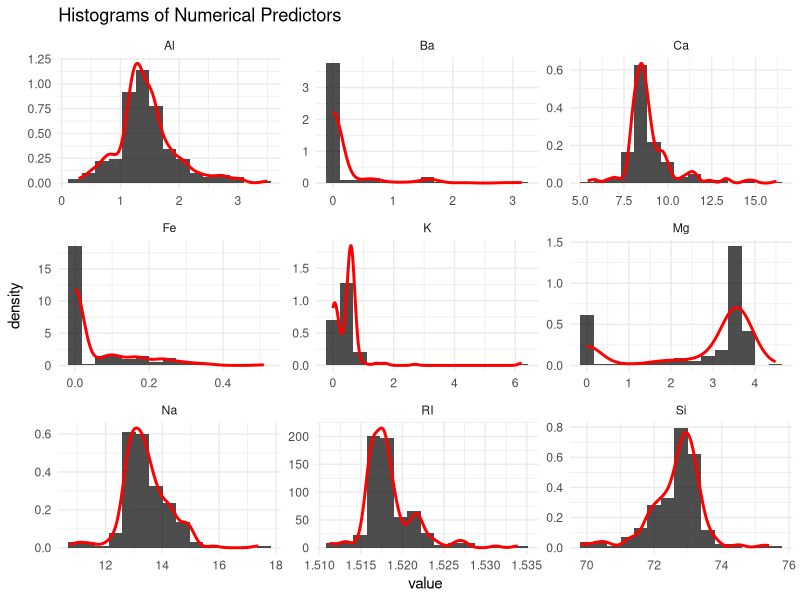
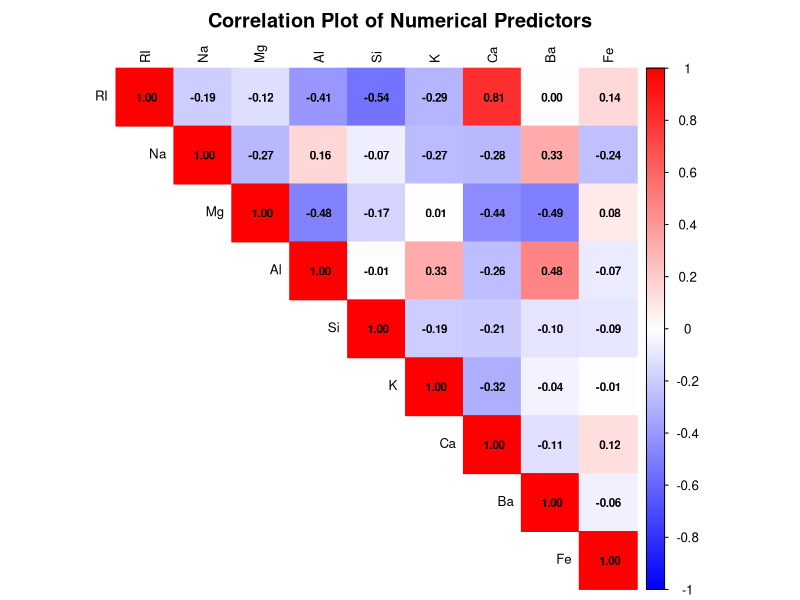
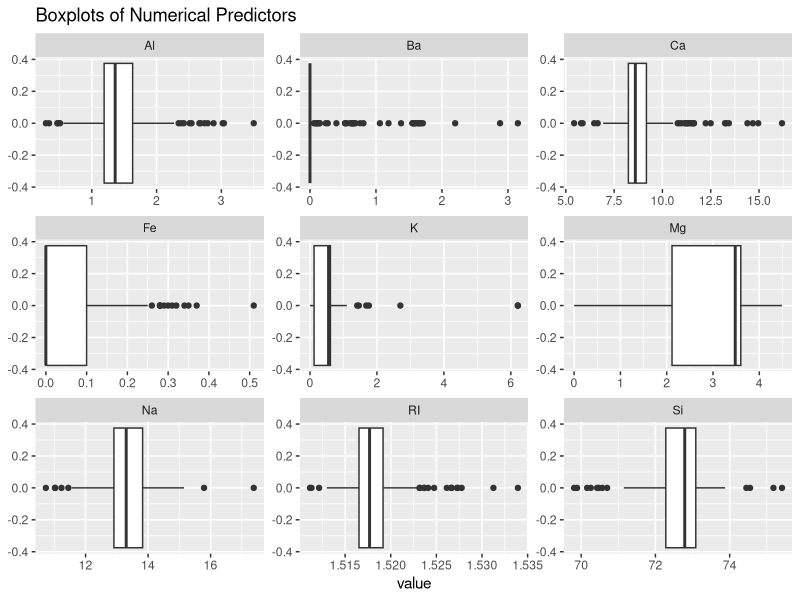
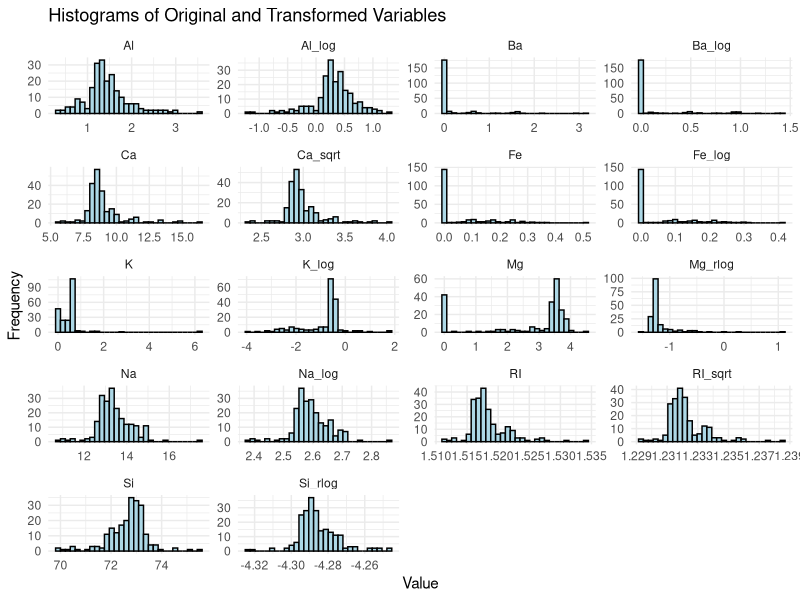
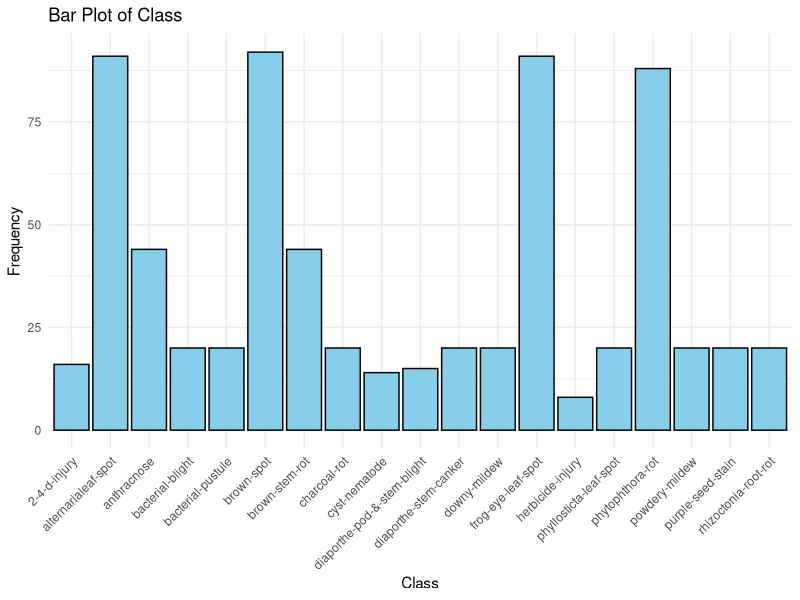
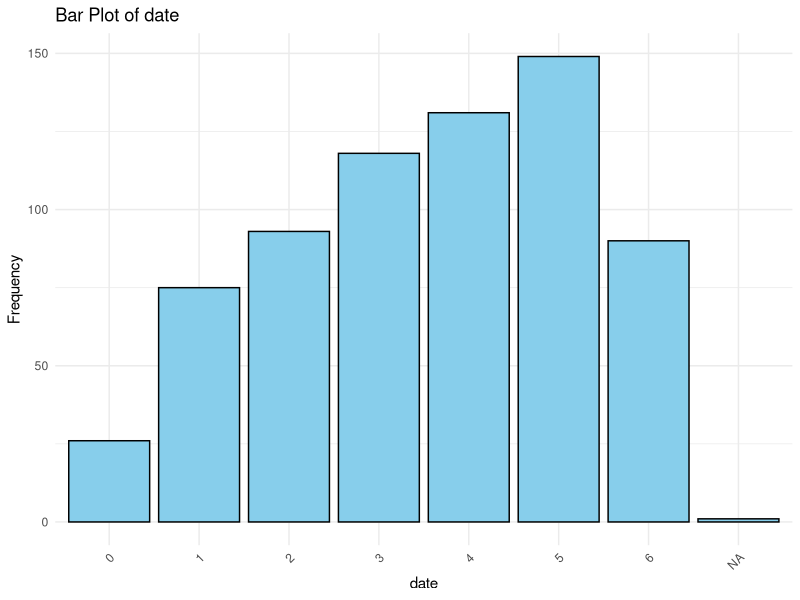
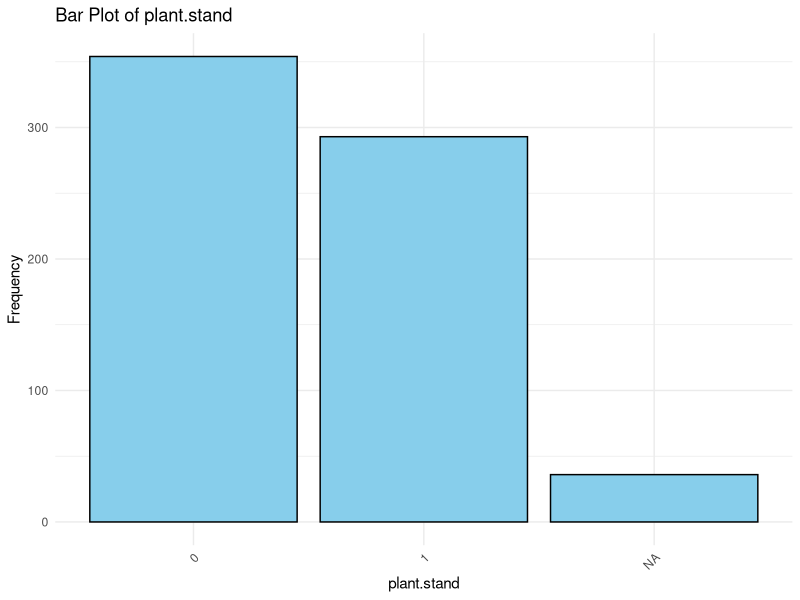
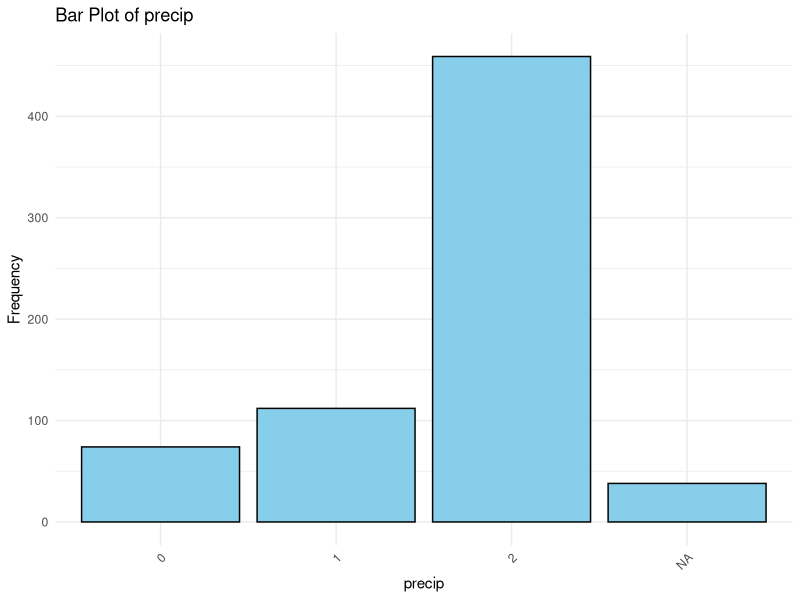

These figures' R source, in order:
## ---- chunk 1
knitr::opts_chunk$set(echo = TRUE)
## ---- chunk 2
library(ggplot2)
library(gridExtra)
library(dplyr) 
library(tidyverse)
library(corrplot)
library(tidyr)
library(caret)


#install.packages('mlbench')
library(mlbench)
data(Glass)
str(Glass)
## ---- chunk 3
# Create individual histograms for each predictor with density line
Glass %>%
  keep(is.numeric) %>%
  gather() %>%
  ggplot(aes(value)) + 
  geom_histogram(aes(y=..density..), bins = 15, fill="black", alpha=0.7) + 
  geom_density(color="red", size=1) + 
  facet_wrap(~key, scales = 'free') +
  ggtitle("Histograms of Numerical Predictors") +
  theme_minimal()

# Compute the correlation matrix for numerical variables 
cor_matrix <- cor(Glass[, sapply(Glass, is.numeric)])

# Generate the correlation plot
corrplot(cor_matrix, method = "color", type = "upper", 
         tl.col = "black", tl.cex = 0.8, 
         addCoef.col = "black", number.cex = 0.7, 
         col = colorRampPalette(c("blue", "white", "red"))(200),
         title = "Correlation Plot of Numerical Predictors", 
         mar = c(0, 0, 2, 0))

# Create the boxplot for numerical variables 
Glass %>%
  keep(is.numeric) %>%
  gather() %>%
  ggplot(aes(value)) + 
  geom_boxplot() + 
  facet_wrap(~key, scales = 'free') +
  ggtitle("Boxplots of Numerical Predictors")


## ---- chunk 4
# Step 1: Identify skewness (we assume variables are already identified as skewed)

# Step 2: Apply transformations based on the skewness of the predictors
Glass_transformed <- Glass %>%
  mutate(
    # Log transformations for right-skewed variables
    Na_log = log(Na),
    Al_log = log(Al),
    K_log = log(K),
    Ba_log = log(Ba + 1),  # Adding 1 to avoid log(0)
    Fe_log = log(Fe + 1),  # Adding 1 to avoid log(0)
    
    # Reverse log transformations for left-skewed variables
    Mg_rlog = -log(Mg),
    Si_rlog = -log(Si),
    
    # Square root transformations for slightly skewed variables
    Ca_sqrt = sqrt(Ca),
    RI_sqrt = sqrt(RI)
  )

# Step 3: Check histograms before and after transformation

# Gather data for visualization before and after transformations
Glass_long <- Glass_transformed %>%
  select(Na, Na_log, Al, Al_log, K, K_log, Ba, Ba_log, Fe, Fe_log, Mg, Mg_rlog, Si, Si_rlog, Ca, Ca_sqrt, RI, RI_sqrt) %>%
  pivot_longer(cols = everything(), names_to = "Variable", values_to = "Value")

# Plot histograms of the original and transformed variables
ggplot(Glass_long, aes(x = Value)) +
  geom_histogram(bins = 30, fill = "lightblue", color = "black") +
  facet_wrap(~Variable, scales = "free", ncol = 4) +
  labs(title = "Histograms of Original and Transformed Variables", x = "Value", y = "Frequency") +
  theme_minimal()

## ---- chunk 5
library(mlbench)
data(Soybean)
## See ?Soybean for details
## ?Soybean
## ---- chunk 6

# Check the structure to identify categorical variables
str(Soybean)

# Identify categorical columns
categorical_columns <- names(Soybean)[sapply(Soybean, is.factor)]

# Create bar plots for each categorical variable
for (col in categorical_columns) {
  # Create the bar plot
  p <- ggplot(Soybean, aes_string(x = col)) +
    geom_bar(fill = "skyblue", color = "black") +
    theme_minimal() +
    labs(title = paste("Bar Plot of", col), x = col, y = "Frequency") +
    theme(axis.text.x = element_text(angle = 45, hjust = 1))
  
  # Print the plot
  print(p)
}                                      
## ---- chunk 7
# Loop through each categorical variable and calculate the proportion of each category
for (col in categorical_columns) {
  cat("Distribution of", col, ":\n")
  print(prop.table(table(Soybean[[col]])))
  cat("\n")
}
## ---- chunk 8
# Check overall proportion of missing data
total_missing <- sum(is.na(Soybean)) / (nrow(Soybean) * ncol(Soybean)) * 100
cat("Overall percentage of missing data: ", total_missing, "%\n\n")

# Check missing data for each predictor
missing_data_summary <- colSums(is.na(Soybean)) / nrow(Soybean) * 100
cat("Missing data percentage for each predictor:\n")
print(missing_data_summary)

# Visualize missing data distribution across predictors
missing_data_df <- data.frame(
  Predictor = names(missing_data_summary),
  MissingPercentage = missing_data_summary
)

# Plot bar chart of missing data percentage for each predictor
ggplot(missing_data_df, aes(x = reorder(Predictor, -MissingPercentage), y = MissingPercentage)) +
  geom_bar(stat = "identity", fill = "skyblue", color = "black") +
  coord_flip() +
  labs(title = "Missing Data Percentage by Predictor", x = "Predictor", y = "Missing Percentage") +
  theme_minimal()

# Investigate if the pattern of missing data is related to classes
missing_by_class <- Soybean %>%
  mutate(MissingCount = rowSums(is.na(Soybean))) %>%
  group_by(Class) %>%
  summarise(AvgMissing = mean(MissingCount))

# Print missing data summary by class
cat("\nAverage missing data count by class:\n")
print(missing_by_class)

# Visualize missing data pattern by class
ggplot(missing_by_class, aes(x = Class, y = AvgMissing)) +
  geom_bar(stat = "identity", fill = "lightgreen", color = "black") +
  coord_flip() +
  labs(title = "Average Missing Data Count by Class", x = "Class", y = "Average Missing Values") +
  theme_minimal()

## ---- chunk 9
# Step 1: Eliminate predictors with more than 15% missing data
columns_to_remove <- c("hail", "sever", "seed.tmt", "shriveling", "mold.growth", "sclerotia")

# Remove these columns from the dataset
Soybean_cleaned <- Soybean %>%
  select(-all_of(columns_to_remove))

# Step 2: Impute missing values for important predictors
# Use mode imputation for categorical variables

# Define a function for mode imputation
mode_impute <- function(x) {
  x[is.na(x)] <- names(sort(table(x), decreasing = TRUE))[1]
  return(x)
}

# Apply mode imputation to categorical variables
Soybean_imputed <- Soybean_cleaned %>%
  mutate(across(where(is.factor), ~ mode_impute(.)))

# Step 3: (Optional) Apply KNN imputation for remaining missing values (for ordinal/numeric data)
# Preprocess using KNN imputation
pre_process <- preProcess(Soybean_imputed, method = "knnImpute")

# Apply KNN imputation
Soybean_imputed_knn <- predict(pre_process, Soybean_imputed)

# Check the structure of the final dataset to ensure data types are preserved
str(Soybean_imputed_knn)

# Step 4: Optionally handle class-specific imputation or row removal
# If you want to remove classes with high missingness like 2-4-D-Injury, filter them out
Soybean_final <- Soybean_imputed_knn %>%
  filter(Class != "2-4-d-injury" & Class != "cyst-nematode")

# View the final cleaned dataset
head(Soybean_final)

## ---- chunk 10
# Make sure there are no remaining missing values in the dataset:
sum(is.na(Soybean_final))  # Should return 0 if all missing values are handled
## ---- chunk 11
# Confirm that the data types are preserved and that categorical, ordinal, and numeric variables are still in the correct format (factors, ordinals, etc.)
str(Soybean_final)
## ---- chunk 12
# List of categorical columns
categorical_columns <- names(Soybean_final)[sapply(Soybean_final, is.factor)]

# Plot bar plots for each categorical variable
for (col in categorical_columns) {
  p <- ggplot(Soybean_final, aes_string(x = col)) +
    geom_bar(fill = "lightblue", color = "black") +
    theme_minimal() +
    labs(title = paste("Bar Plot of", col), x = col, y = "Frequency") +
    theme(axis.text.x = element_text(angle = 45, hjust = 1))
  
  print(p)  # Print each plot
}

